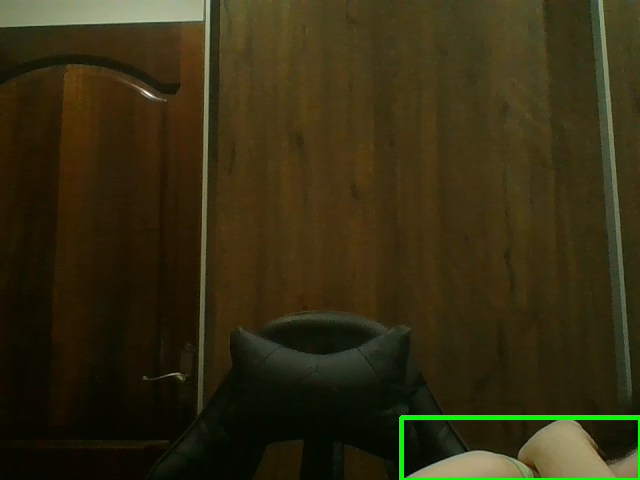
#> input picture images/1.png, 640 x 480 px, given in place of the camera
$ python main.py
#> lines starting #> are read from the running program, lines starting #| are printed output that depends on the picture; after the words box and inside, x2 and y2 are one past the last pixel; in counts of white or black regions, pixels touching at a corner belong together
import cv2
import time
import glob
import os
from emailing import send_email
from threading import Thread

video = cv2.VideoCapture(0)
time.sleep(1)

first_frame = None
status_list = []
count = 1


# Remove images from folder
def clean_folder():
    print("Clean Function started")
    images = glob.glob("images/*.png")
    for image in images:
        os.remove(image)
    print("Clean Function ended")


while True:
    # Set the camera
    status = 0
    check, frame = video.read()
#> frame is the input picture: shape (480, 640, 3); mean B, G, R 18, 45.1, 51.7

    grey_frame = cv2.cvtColor(frame, cv2.COLOR_BGR2GRAY)
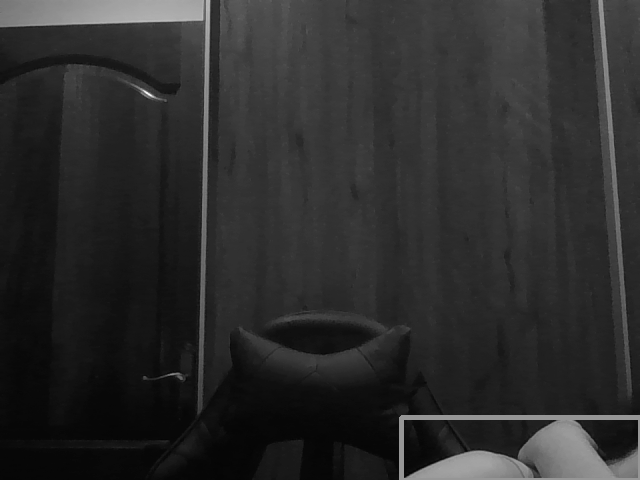
#> grey_frame: shape (480, 640); min 4, max 253, mean 44
    grey_frame_gau = cv2.GaussianBlur(grey_frame, (21, 21), 0)
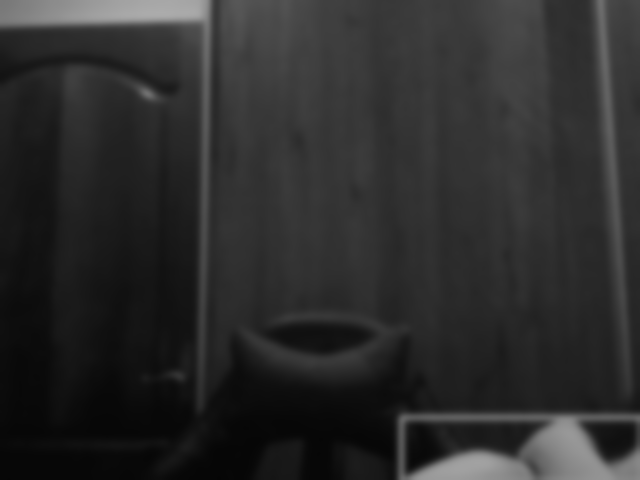
#> grey_frame_gau: shape (480, 640); min 5, max 172, mean 44

    # Check if the first image captured by the camera so to store it
    if first_frame is None:
        first_frame = grey_frame_gau

    # Check if the current image is the same as the first image
    delta_frame = cv2.absdiff(first_frame, grey_frame)
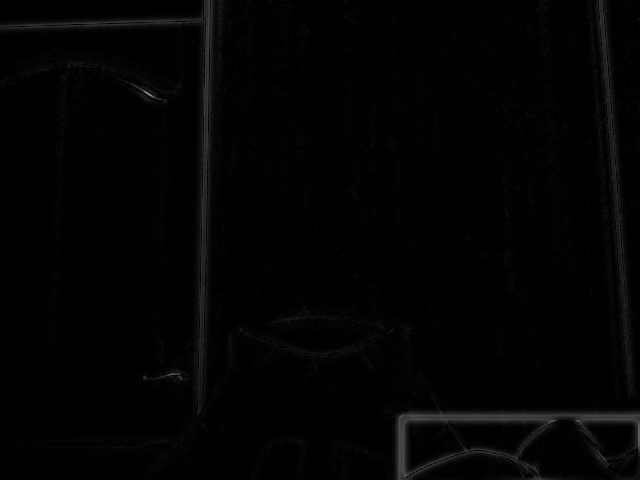
#> delta_frame: shape (480, 640); min 0, max 145, mean 3.1

    # cv2.threshold(image variable, higher rgb number, change to this rgb number,.) since is list return the second item
    thresh_frame = cv2.threshold(delta_frame, 80, 255, cv2.THRESH_BINARY)[1]
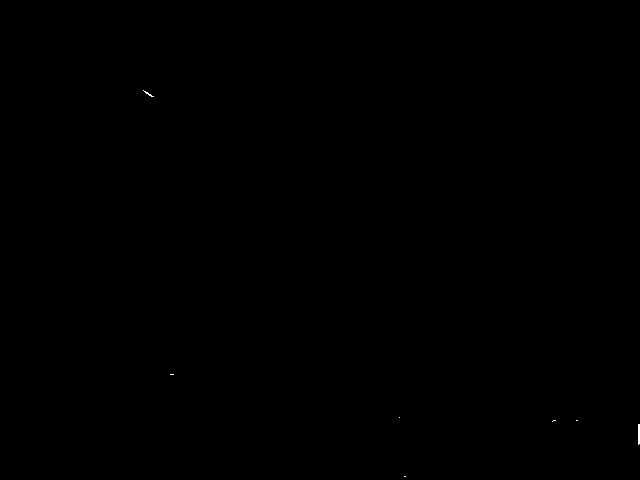
#> thresh_frame: shape (480, 640); 0.02% white; 7 white regions (6 under 20 px), largest, box (x1, y1, x2, y2) and area: (638, 424, 640, 445) 41

    dil_frame = cv2.dilate(thresh_frame, None, iterations=2)
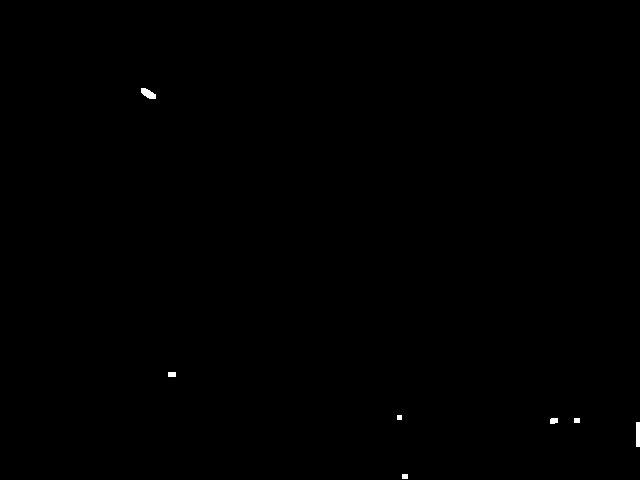
#> dil_frame: shape (480, 640); 0.12% white; 7 white regions

    contours, check = cv2.findContours(dil_frame, cv2.RETR_EXTERNAL, cv2.CHAIN_APPROX_SIMPLE)
#> contours = 7 contours, 1 with area under 20; largest, box (x1, y1, x2, y2) and area: (141, 88, 156, 99) 87, (636, 422, 640, 447) 72, (550, 418, 558, 424) 32, (168, 372, 176, 377) 28, (402, 474, 408, 479) 20, (574, 418, 580, 423) 20; check = [[1, -1, -1, -1], [2, 0, -1, -1], [3, 1, -1, -1], [4, 2, -1, -1], [5, 3, -1, -1], [6, 4, -1, -1], [-1, 5, -1, -1]]

    for contour in contours:
        if cv2.contourArea(contour) < 6550:
            continue
        x, y, w, h = cv2.boundingRect(contour)
        rectangle = cv2.rectangle(frame, (x, y), (x + w, y + h), (0, 255, 0), 3)
        if rectangle.any():
            status = 1
            cv2.imwrite(f"images/{count}.png", frame)
            count += 1
            all_images = glob.glob("images/*.png")
            index = int(len(all_images) / 2)
            image_object = all_images[index]

    status_list.append(status)
    status_list = status_list[-2:]

    # Since functions are taking long to be executed affecting the video is better using threading
    if status_list[0] == 1 and status_list[1] == 0:
        email_thread = Thread(target=send_email, args=(image_object, ))
        email_thread.daemon = True
        clean_thread = Thread(target=clean_folder)
        clean_thread.daemon = True

        email_thread.start()

    cv2.imshow("My Video", dil_frame)
    cv2.imshow("Video", frame)
    key = cv2.waitKey(1)
#> (key q is pressed here)

    if key == ord("q"):
        break

video.release()

#> (the run stopped early here; a loop or call above may not have finished)
